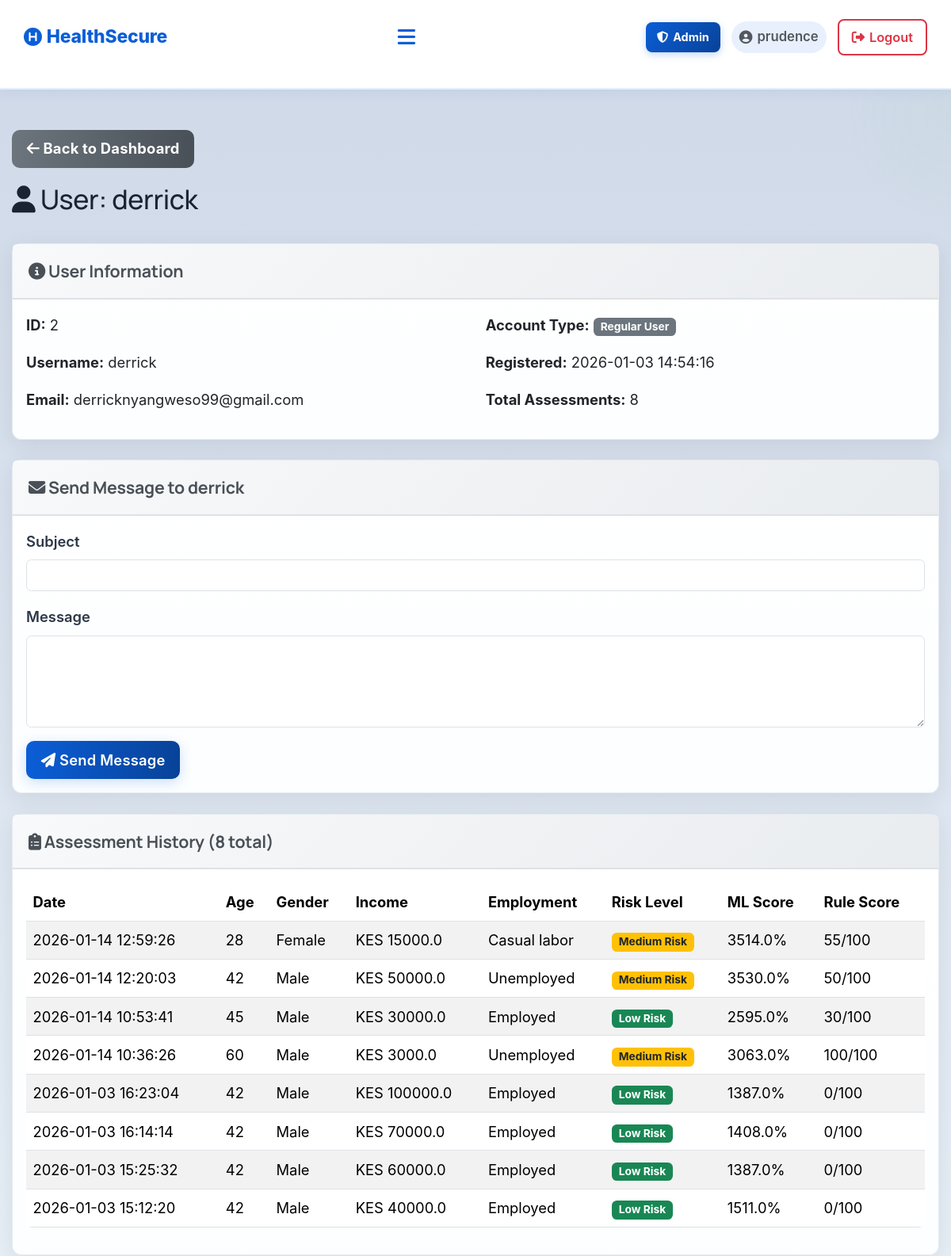
Page /admin/user/2 (signed in, upper part) on the earlier database version.
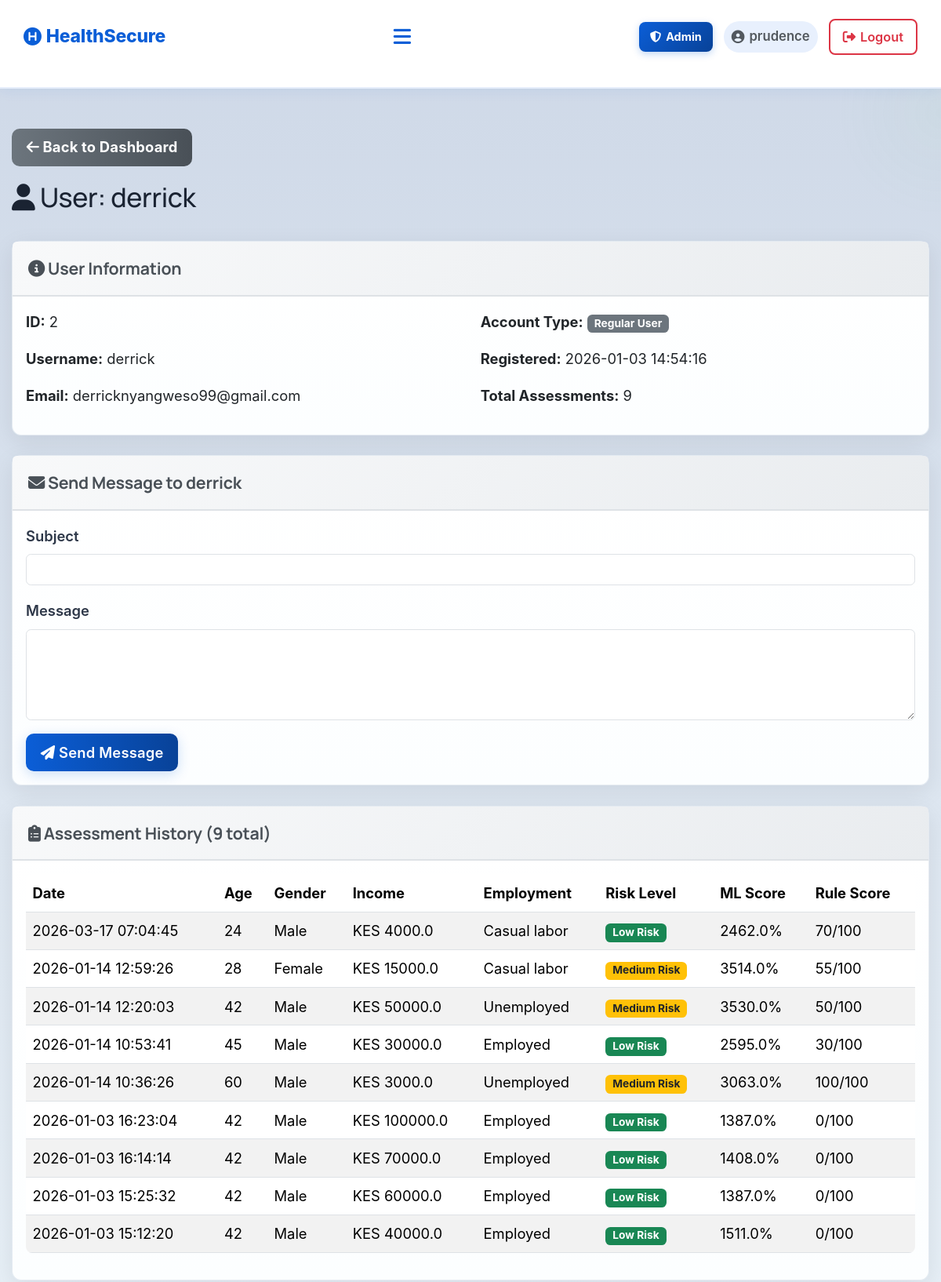
Same page on the later database version.
### tables this page shows
CREATE TABLE assessments (
            id INTEGER PRIMARY KEY AUTOINCREMENT,
            user_id INTEGER NOT NULL,
            age INTEGER,
            gender TEXT,
            marital_status TEXT,
            employment_status TEXT,
            income REAL,
            children INTEGER,
            education_level TEXT,
            residence_type TEXT,
            chronic_illness TEXT,
            family_size INTEGER,
            healthcare_knowledge TEXT,
            hospital_visit_gap REAL,
            routine_checkups INTEGER,
            cancer_screening INTEGER,
            dental_checkup INTEGER,
            mental_health_support INTEGER,
            risk_level TEXT,
            probability REAL,
            created_at TIMESTAMP DEFAULT CURRENT_TIMESTAMP, rule_based_score INTEGER DEFAULT 0, rule_based_category TEXT DEFAULT "Unknown",
            FOREIGN KEY (user_id) REFERENCES users (id)
        );

### app.py (the view)
@app.route('/admin/user/<int:user_id>')
@admin_required
def admin_view_user(user_id):
    conn = get_db_connection()
    user = conn.execute('SELECT * FROM users WHERE id = ?', (user_id,)).fetchone()
    if not user:
        flash('User not found!', 'danger')
        return redirect(url_for('admin_dashboard'))
    assessments = conn.execute('''
        SELECT * FROM assessments
        WHERE user_id = ?
        ORDER BY created_at DESC
    ''', (user_id,)).fetchall()
    conn.close()
    return render_template('admin_user_view.html',
                          username=session.get('username'),
                          user=user,
                          assessments=assessments)

### app.py (called while the page is built)
def get_db_connection():
    conn = sqlite3.connect(DATABASE)
    conn.row_factory = sqlite3.Row
    return conn

def is_admin():
    return bool(session.get('logged_in')) and session.get('is_admin', 0) == 1

def admin_required(f):
    from functools import wraps
    @wraps(f)
    def decorated_function(*args, **kwargs):
        if not session.get('logged_in'):
            flash('Please log in to access this page.', 'warning')
            return redirect(url_for('login'))
        if not is_admin():
            flash('Access denied. Admin privileges required.', 'danger')
            return redirect(url_for('index'))
        return f(*args, **kwargs)
    return decorated_function

### templates/admin_user_view.html (shortened to what the changed rows need)
{% extends 'base.html' %}
{% block extra_css %}
<link rel="stylesheet" href="{{ url_for('static', filename='css/admin.css') }}">
{% endblock %}
{% block content %}
<div class="container mt-5">
    <div class="row mb-4">
        <div class="col-12">
            <h2><i class="fas fa-user"></i> User: {{ user.username }}</h2>
        </div>
    </div>
    <div class="card mb-4">
        <div class="card-body">
            <div class="row">
                <div class="col-md-6">
                    <p><strong>Account Type:</strong>
                        {% if user.is_admin == 1 %}
                        <span class="badge bg-danger">Administrator</span>
                        {% else %}
                        <span class="badge bg-secondary">Regular User</span>
                        {% endif %}
                    </p>
                    <p><strong>Registered:</strong> {{ user.created_at }}</p>
                    <p><strong>Total Assessments:</strong> {{ assessments|length }}</p>
                </div>
            </div>
        </div>
    </div>
    <div class="card">
        <div class="card-header">
            <h5><i class="fas fa-clipboard-list"></i> Assessment History ({{ assessments|length }} total)</h5>
        </div>
        <div class="card-body">
            {% if assessments %}
            <div class="table-responsive">
                <table class="table table-striped table-hover">
                    <thead>
                        <tr>
                            <th>Date</th>
                            <th>Age</th>
                            <th>Gender</th>
                            <th>Income</th>
                            <th>Employment</th>
                            <th>Risk Level</th>
                            <th>ML Score</th>
                            <th>Rule Score</th>
                        </tr>
                    </thead>
                    <tbody>
                        {% for assessment in assessments %}
                        <tr>
                            <td>{{ assessment.created_at }}</td>
                            <td>{{ assessment.age }}</td>
                            <td>{{ assessment.gender }}</td>
                            <td>KES {{ assessment.income|round(0) }}</td>
                            <td>{{ assessment.employment_status }}</td>
                            <td>
                                {% if assessment.risk_level == 'High Risk' %}
                                <span class="badge bg-danger">{{ assessment.risk_level }}</span>
                                {% elif assessment.risk_level == 'Medium Risk' %}
                                <span class="badge bg-warning text-dark">{{ assessment.risk_level }}</span>
                                {% else %}
                                <span class="badge bg-success">{{ assessment.risk_level }}</span>
                                {% endif %}
                            </td>
                            <td>{{ (assessment.probability * 100)|round(1) }}%</td>
                            <td>{{ assessment.rule_based_score }}/100</td>
                        </tr>
                        {% endfor %}
                    </tbody>
                </table>
            </div>
            {% else %}
            <p class="text-muted">No assessments yet for this user.</p>
            {% endif %}
        </div>
    </div>
</div>
{% endblock %}

Differences in the rows shown:
added assessments: created_at "2026-03-17 07:04:45", age "24", gender "Male", income "4000.0", employment_status "Casual labor", risk_level "Low Risk", (assessment.probability*100)|round(1) "2462.0", rule_based_score "70"
Other differences:
{{ assessments|length }}: "8" → "9"
